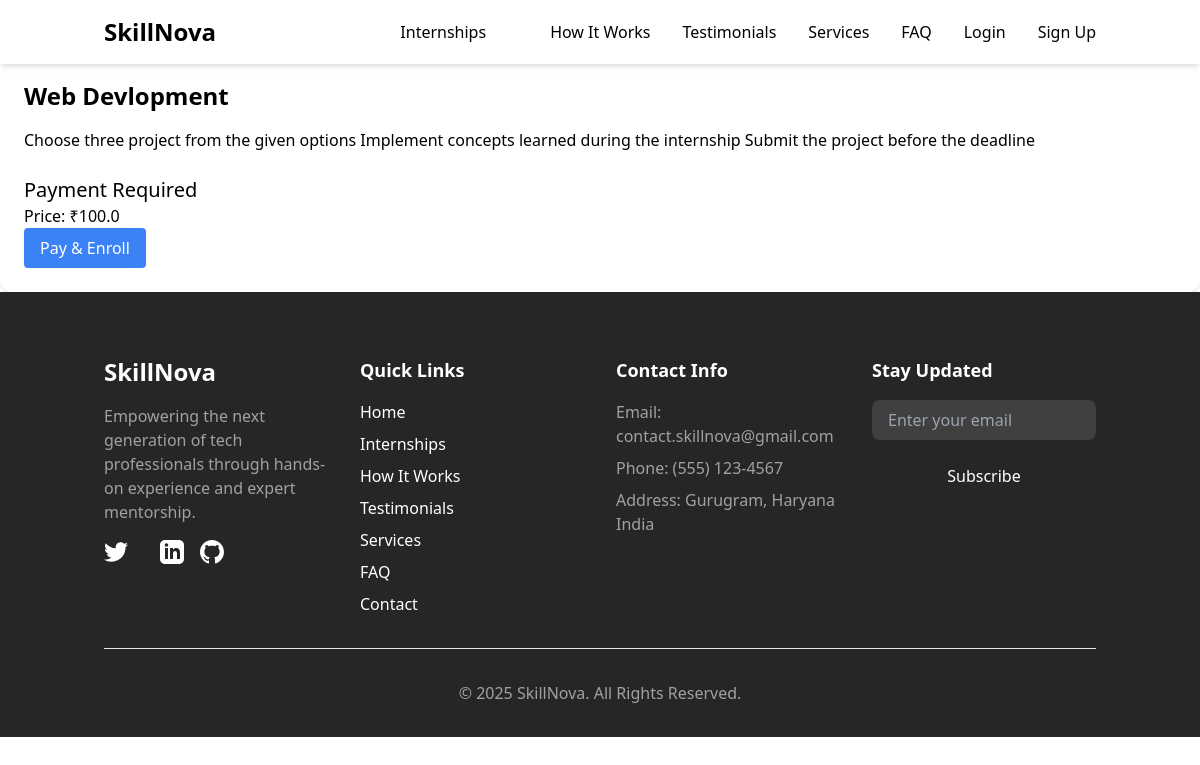
The page /training/1/ on the database its author committed.
### core/models.py (models this page shows, shortened)
class Training(models.Model):
    title = models.CharField(max_length=255)
    description = models.TextField()
    is_paid = models.BooleanField(default=True)
    price = models.FloatField(default=0.0)
    category = models.CharField(max_length=100, blank=True, null=True)
    tags = models.CharField(max_length=255, blank=True, null=True)

### core/views.py (the view)
# urls.py: path('training/<int:pk>/', views.training_detail, name='training_detail'),
def training_detail(request, pk):
    training = get_object_or_404(Training, pk=pk)
    enrollment = None
    if request.user.is_authenticated:
        enrollment = Enrollment.objects.filter(user=request.user, training=training).first()
    return render(request, 'core/training_detail.html', {'training': training, 'enrollment': enrollment})

### templates/core/training_detail.html (shortened to what this page needs)
{% extends "base.html" %}
{% block content %}
<div class="bg-white rounded-xl shadow p-6 pt-20">
    <h1 class="text-2xl font-bold">{{ training.title }}</h1>
    <p class="mt-4">{{ training.description }}</p>
    {% if training.is_paid and not enrollment.is_paid %}
        <div class="mt-6">
            <h2 class="text-xl">Payment Required</h2>
            <p>Price: ₹{{ training.price }}</p>
            <form action="{% url 'create_order' %}" method="post">
                <button type="submit" class="px-4 py-2 bg-blue-500 text-white rounded">Pay & Enroll</button>
            </form>
        </div>
    {% else %}
        <div class="mt-6">
            <a href="{% url 'training_projects' training.id %}" class="px-4 py-2 bg-green-500 text-white rounded">Access Training</a>
        </div>
    {% endif %}
</div>
{% endblock %}

### rows shown on the page
Training: title "Web Devlopment", description "Choose three project from the given options Implement concepts learned during the internship Submit the project before the deadline", price "100.0"
